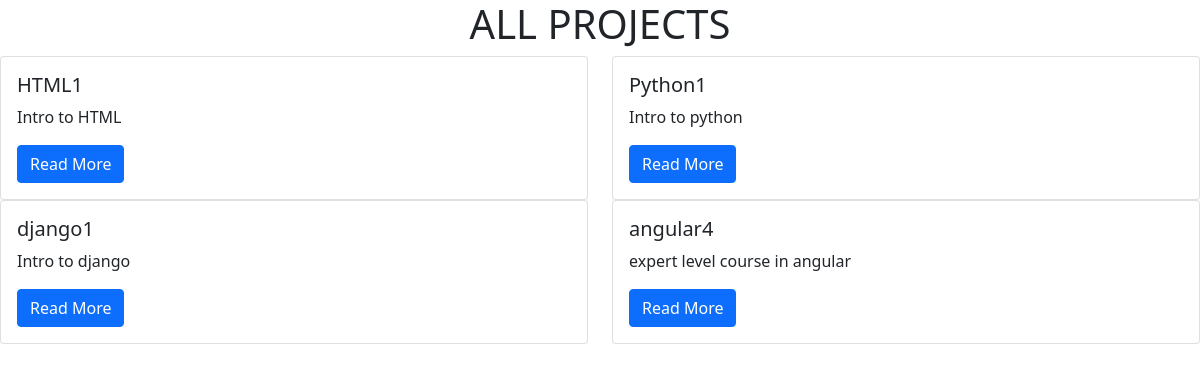
Page /home/ on the earlier database version.
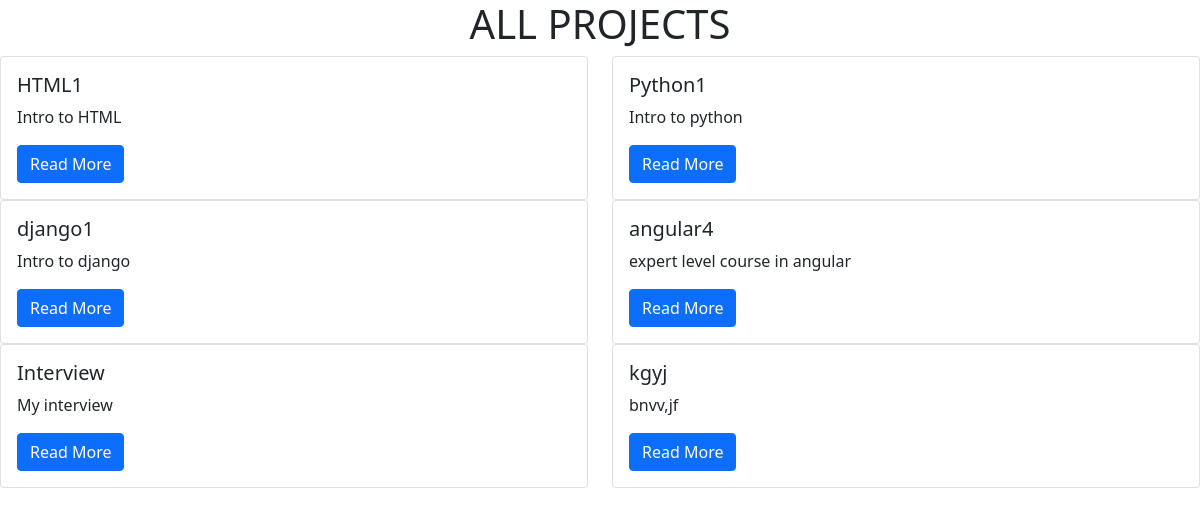
Same page on the later database version.
### Project/models.py (models this page shows, shortened)
class Proj_details(models.Model):
    name = models.CharField(max_length=255)
    details = models.TextField()
    proposer = models.CharField(max_length=40)
    people = models.ManyToManyField(Person)

### Project/views.py (the view)
# urls.py: path('home/', home, name='home'),
def home(request):
    Project = Proj_details.objects.all()
    context = {
        'project': Project,
    }
    return render(request, "home.html", context)

### templates/home.html
{%extends "Base.html"%}
{%block title%}<h1>ALL PROJECTS</h1>{%endblock%}
{%block body%}
<div class="row"  margin-top=5>
{%for item in project%}
    <div class="col-sm-6">
      <div class="card">
        <div class="card-body">
          <h5 class="card-title">{{item.name}}</h5>
          <p class="card-text">{{item.details}}</p>
          <a href="../details/{{item.id}}" class="btn btn-primary">Read More</a>
        </div>
      </div>
    </div>
{%endfor%}
</div>
{%endblock%}

### templates/Base.html (shortened to what this page needs)
<html>
  <link href="https://cdn.jsdelivr.net/npm/bootstrap@5.1.3/dist/css/bootstrap.min.css" rel="stylesheet">
<head>
   <div align='center'>{%block title%}{%endblock%}</div>
</head>
<body>
  {% block body %}
  {% endblock %}
</body>
</html>

Differences in the rows shown:
added Proj_details: name "Interview", details "My interview"
added Proj_details: name "kgyj", details "bnvv,jf"
